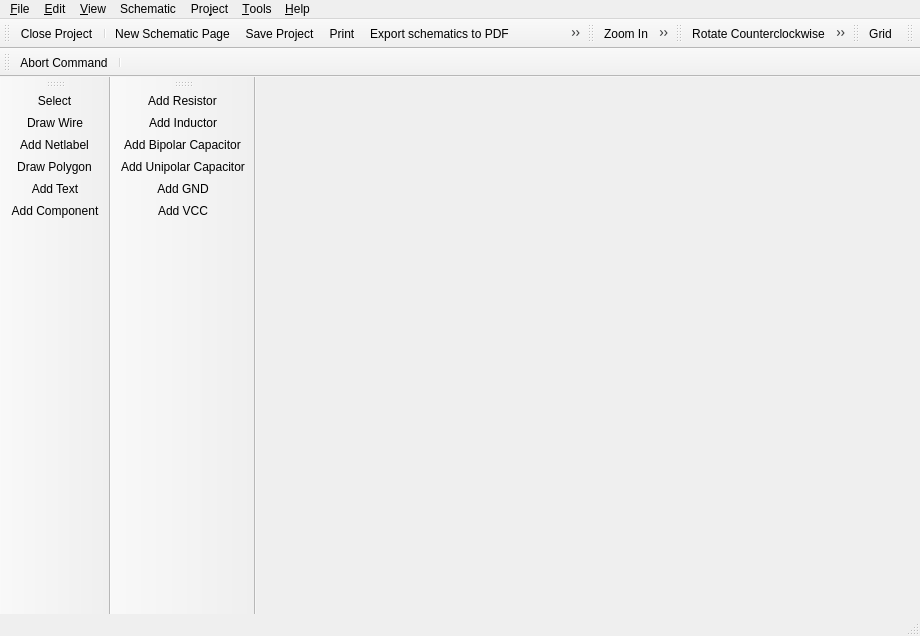
<?xml version="1.0" encoding="UTF-8"?>
<ui version="4.0">
 <class>librepcb::project::editor::SchematicEditor</class>
 <widget class="QMainWindow" name="librepcb::project::editor::SchematicEditor">
  <property name="geometry">
   <rect>
    <x>0</x>
    <y>0</y>
    <width>920</width>
    <height>636</height>
   </rect>
  </property>
  <property name="windowTitle">
   <string>Schematic Editor</string>
  </property>
  <property name="windowIcon">
   <iconset>
    <normaloff>:/img/actions/schematic.png</normaloff>:/img/actions/schematic.png</iconset>
  </property>
  <widget class="QWidget" name="centralwidget">
   <layout class="QHBoxLayout" name="horizontalLayout">
    <property name="leftMargin">
     <number>0</number>
    </property>
    <property name="topMargin">
     <number>0</number>
    </property>
    <property name="rightMargin">
     <number>0</number>
    </property>
    <property name="bottomMargin">
     <number>0</number>
    </property>
   </layout>
  </widget>
  <widget class="QMenuBar" name="menubar">
   <property name="geometry">
    <rect>
     <x>0</x>
     <y>0</y>
     <width>920</width>
     <height>22</height>
    </rect>
   </property>
   <widget class="QMenu" name="menuFile">
    <property name="title">
     <string>&amp;File</string>
    </property>
    <addaction name="actionNew_Schematic_Page"/>
    <addaction name="actionSave_Project"/>
    <addaction name="actionExportLppz"/>
    <addaction name="actionPDF_Export"/>
    <addaction name="actionExportAsSvg"/>
    <addaction name="actionGenerateBom"/>
    <addaction name="actionPrint"/>
    <addaction name="separator"/>
    <addaction name="actionOrderPcb"/>
    <addaction name="separator"/>
    <addaction name="actionClose_Project"/>
    <addaction name="actionQuit"/>
   </widget>
   <widget class="QMenu" name="menuHelp">
    <property name="enabled">
     <bool>true</bool>
    </property>
    <property name="title">
     <string>&amp;Help</string>
    </property>
    <addaction name="actionOnlineDocumentation"/>
    <addaction name="actionOpenWebsite"/>
    <addaction name="actionAbout"/>
    <addaction name="actionAbout_Qt"/>
   </widget>
   <widget class="QMenu" name="menuEdit">
    <property name="title">
     <string>&amp;Edit</string>
    </property>
    <addaction name="actionUndo"/>
    <addaction name="actionRedo"/>
    <addaction name="separator"/>
    <addaction name="actionSelectAll"/>
    <addaction name="separator"/>
    <addaction name="actionRotate_CCW"/>
    <addaction name="actionRotate_CW"/>
    <addaction name="actionMirror"/>
    <addaction name="actionCopy"/>
    <addaction name="actionCut"/>
    <addaction name="actionPaste"/>
    <addaction name="actionRemove"/>
    <addaction name="separator"/>
    <addaction name="actionEditNetclasses"/>
   </widget>
   <widget class="QMenu" name="menuView">
    <property name="title">
     <string>&amp;View</string>
    </property>
    <addaction name="actionGrid"/>
    <addaction name="separator"/>
    <addaction name="actionZoom_In"/>
    <addaction name="actionZoom_Out"/>
    <addaction name="actionZoom_All"/>
   </widget>
   <widget class="QMenu" name="menuTools">
    <property name="title">
     <string>&amp;Tools</string>
    </property>
    <addaction name="actionToolSelect"/>
    <addaction name="actionToolDrawWire"/>
    <addaction name="actionToolAddNetLabel"/>
    <addaction name="actionToolDrawPolygon"/>
    <addaction name="actionToolAddText"/>
    <addaction name="actionToolAddComponent"/>
   </widget>
   <widget class="QMenu" name="menuProject">
    <property name="title">
     <string>Pro&amp;ject</string>
    </property>
    <addaction name="actionProjectProperties"/>
    <addaction name="actionProjectSettings"/>
    <addaction name="separator"/>
    <addaction name="actionUpdateLibrary"/>
   </widget>
   <widget class="QMenu" name="menuSchematic">
    <property name="title">
     <string>Schematic</string>
    </property>
    <addaction name="actionRenameSheet"/>
   </widget>
   <addaction name="menuFile"/>
   <addaction name="menuEdit"/>
   <addaction name="menuView"/>
   <addaction name="menuSchematic"/>
   <addaction name="menuProject"/>
   <addaction name="menuTools"/>
   <addaction name="menuHelp"/>
  </widget>
  <widget class="librepcb::StatusBar" name="statusbar"/>
  <widget class="QToolBar" name="fileToolbar">
   <property name="windowTitle">
    <string>File</string>
   </property>
   <property name="floatable">
    <bool>false</bool>
   </property>
   <attribute name="toolBarArea">
    <enum>TopToolBarArea</enum>
   </attribute>
   <attribute name="toolBarBreak">
    <bool>false</bool>
   </attribute>
   <addaction name="actionClose_Project"/>
   <addaction name="separator"/>
   <addaction name="actionNew_Schematic_Page"/>
   <addaction name="actionSave_Project"/>
   <addaction name="actionPrint"/>
   <addaction name="actionPDF_Export"/>
   <addaction name="actionOrderPcb"/>
   <addaction name="separator"/>
   <addaction name="actionShow_Control_Panel"/>
   <addaction name="actionShow_Board_Editor"/>
   <addaction name="separator"/>
   <addaction name="actionUndo"/>
   <addaction name="actionRedo"/>
  </widget>
  <widget class="QToolBar" name="zoomToolbar">
   <property name="windowTitle">
    <string>Zoom</string>
   </property>
   <property name="floatable">
    <bool>false</bool>
   </property>
   <attribute name="toolBarArea">
    <enum>TopToolBarArea</enum>
   </attribute>
   <attribute name="toolBarBreak">
    <bool>false</bool>
   </attribute>
   <addaction name="actionZoom_In"/>
   <addaction name="actionZoom_Out"/>
   <addaction name="actionZoom_All"/>
  </widget>
  <widget class="QToolBar" name="editToolbar">
   <property name="windowTitle">
    <string>Edit</string>
   </property>
   <property name="floatable">
    <bool>false</bool>
   </property>
   <attribute name="toolBarArea">
    <enum>TopToolBarArea</enum>
   </attribute>
   <attribute name="toolBarBreak">
    <bool>false</bool>
   </attribute>
   <addaction name="actionRotate_CCW"/>
   <addaction name="actionRotate_CW"/>
   <addaction name="actionMirror"/>
   <addaction name="actionCut"/>
   <addaction name="actionCopy"/>
   <addaction name="actionPaste"/>
   <addaction name="actionRemove"/>
  </widget>
  <widget class="QToolBar" name="viewToolbar">
   <property name="windowTitle">
    <string>View</string>
   </property>
   <attribute name="toolBarArea">
    <enum>TopToolBarArea</enum>
   </attribute>
   <attribute name="toolBarBreak">
    <bool>false</bool>
   </attribute>
   <addaction name="actionGrid"/>
  </widget>
  <widget class="librepcb::project::editor::SearchToolBar" name="searchToolbar">
   <property name="windowTitle">
    <string>Search</string>
   </property>
   <attribute name="toolBarArea">
    <enum>TopToolBarArea</enum>
   </attribute>
   <attribute name="toolBarBreak">
    <bool>false</bool>
   </attribute>
  </widget>
  <widget class="QToolBar" name="toolsToolbar">
   <property name="windowTitle">
    <string>Tools</string>
   </property>
   <property name="floatable">
    <bool>false</bool>
   </property>
   <attribute name="toolBarArea">
    <enum>LeftToolBarArea</enum>
   </attribute>
   <attribute name="toolBarBreak">
    <bool>false</bool>
   </attribute>
   <addaction name="actionToolSelect"/>
   <addaction name="actionToolDrawWire"/>
   <addaction name="actionToolAddNetLabel"/>
   <addaction name="actionToolDrawPolygon"/>
   <addaction name="actionToolAddText"/>
   <addaction name="actionToolAddComponent"/>
  </widget>
  <widget class="QToolBar" name="commandToolbar">
   <property name="windowTitle">
    <string>Command</string>
   </property>
   <property name="floatable">
    <bool>false</bool>
   </property>
   <attribute name="toolBarArea">
    <enum>TopToolBarArea</enum>
   </attribute>
   <attribute name="toolBarBreak">
    <bool>true</bool>
   </attribute>
   <addaction name="actionCommandAbort"/>
   <addaction name="separator"/>
  </widget>
  <widget class="QToolBar" name="componentsToolbar">
   <property name="windowTitle">
    <string>Components</string>
   </property>
   <attribute name="toolBarArea">
    <enum>LeftToolBarArea</enum>
   </attribute>
   <attribute name="toolBarBreak">
    <bool>true</bool>
   </attribute>
   <addaction name="actionAddComp_Resistor"/>
   <addaction name="actionAddComp_Inductor"/>
   <addaction name="actionAddComp_BipolarCapacitor"/>
   <addaction name="actionAddComp_UnipolarCapacitor"/>
   <addaction name="actionAddComp_gnd"/>
   <addaction name="actionAddComp_vcc"/>
  </widget>
  <action name="actionQuit">
   <property name="icon">
    <iconset>
     <normaloff>:/img/actions/quit.png</normaloff>:/img/actions/quit.png</iconset>
   </property>
   <property name="text">
    <string>&amp;Quit</string>
   </property>
   <property name="shortcut">
    <string notr="true">Ctrl+Q</string>
   </property>
   <property name="menuRole">
    <enum>QAction::QuitRole</enum>
   </property>
  </action>
  <action name="actionSave_Project">
   <property name="icon">
    <iconset>
     <normaloff>:/img/actions/save.png</normaloff>:/img/actions/save.png</iconset>
   </property>
   <property name="text">
    <string>&amp;Save Project</string>
   </property>
   <property name="shortcut">
    <string notr="true">Ctrl+S</string>
   </property>
  </action>
  <action name="actionAbout">
   <property name="icon">
    <iconset>
     <normaloff>:/img/actions/info.png</normaloff>:/img/actions/info.png</iconset>
   </property>
   <property name="text">
    <string>&amp;About LibrePCB</string>
   </property>
   <property name="shortcut">
    <string notr="true"/>
   </property>
   <property name="menuRole">
    <enum>QAction::AboutRole</enum>
   </property>
  </action>
  <action name="actionAbout_Qt">
   <property name="text">
    <string>About &amp;Qt</string>
   </property>
   <property name="shortcut">
    <string notr="true"/>
   </property>
   <property name="menuRole">
    <enum>QAction::AboutQtRole</enum>
   </property>
  </action>
  <action name="actionPrint">
   <property name="icon">
    <iconset>
     <normaloff>:/img/actions/print.png</normaloff>:/img/actions/print.png</iconset>
   </property>
   <property name="text">
    <string>&amp;Print</string>
   </property>
   <property name="shortcut">
    <string notr="true">Ctrl+P</string>
   </property>
  </action>
  <action name="actionPDF_Export">
   <property name="icon">
    <iconset>
     <normaloff>:/img/actions/pdf.png</normaloff>:/img/actions/pdf.png</iconset>
   </property>
   <property name="text">
    <string>Export schematics to &amp;PDF</string>
   </property>
   <property name="shortcut">
    <string notr="true"/>
   </property>
   <property name="visible">
    <bool>true</bool>
   </property>
  </action>
  <action name="actionShow_Control_Panel">
   <property name="icon">
    <iconset>
     <normaloff>:/img/actions/home.png</normaloff>:/img/actions/home.png</iconset>
   </property>
   <property name="text">
    <string>Show Control Panel</string>
   </property>
   <property name="shortcut">
    <string notr="true"/>
   </property>
  </action>
  <action name="actionShow_Board_Editor">
   <property name="icon">
    <iconset>
     <normaloff>:/img/actions/board_editor.png</normaloff>:/img/actions/board_editor.png</iconset>
   </property>
   <property name="text">
    <string>Show Board Editor</string>
   </property>
   <property name="shortcut">
    <string notr="true"/>
   </property>
  </action>
  <action name="actionUndo">
   <property name="icon">
    <iconset>
     <normaloff>:/img/actions/undo.png</normaloff>:/img/actions/undo.png</iconset>
   </property>
   <property name="text">
    <string>&amp;Undo</string>
   </property>
   <property name="shortcut">
    <string notr="true">Ctrl+Z</string>
   </property>
  </action>
  <action name="actionRedo">
   <property name="icon">
    <iconset>
     <normaloff>:/img/actions/redo.png</normaloff>:/img/actions/redo.png</iconset>
   </property>
   <property name="text">
    <string>&amp;Redo</string>
   </property>
   <property name="shortcut">
    <string notr="true">Ctrl+Y</string>
   </property>
  </action>
  <action name="actionZoom_In">
   <property name="icon">
    <iconset>
     <normaloff>:/img/actions/zoom_in.png</normaloff>:/img/actions/zoom_in.png</iconset>
   </property>
   <property name="text">
    <string>&amp;Zoom In</string>
   </property>
   <property name="shortcut">
    <string notr="true">Ctrl++</string>
   </property>
  </action>
  <action name="actionZoom_Out">
   <property name="icon">
    <iconset>
     <normaloff>:/img/actions/zoom_out.png</normaloff>:/img/actions/zoom_out.png</iconset>
   </property>
   <property name="text">
    <string>Zoom &amp;Out</string>
   </property>
   <property name="shortcut">
    <string notr="true">Ctrl+-</string>
   </property>
  </action>
  <action name="actionZoom_All">
   <property name="icon">
    <iconset>
     <normaloff>:/img/actions/zoom_all.png</normaloff>:/img/actions/zoom_all.png</iconset>
   </property>
   <property name="text">
    <string>Zoo&amp;m All</string>
   </property>
   <property name="shortcut">
    <string notr="true"/>
   </property>
  </action>
  <action name="actionOnlineDocumentation">
   <property name="icon">
    <iconset>
     <normaloff>:/img/actions/help.png</normaloff>:/img/actions/help.png</iconset>
   </property>
   <property name="text">
    <string>Online Documentation</string>
   </property>
   <property name="shortcut">
    <string notr="true">F1</string>
   </property>
  </action>
  <action name="actionOpenWebsite">
   <property name="icon">
    <iconset>
     <normaloff>:/img/actions/open_browser.png</normaloff>:/img/actions/open_browser.png</iconset>
   </property>
   <property name="text">
    <string>LibrePCB Website</string>
   </property>
   <property name="shortcut">
    <string notr="true"/>
   </property>
  </action>
  <action name="actionRotate_CCW">
   <property name="icon">
    <iconset>
     <normaloff>:/img/actions/rotate_left.png</normaloff>:/img/actions/rotate_left.png</iconset>
   </property>
   <property name="text">
    <string>R&amp;otate Counterclockwise</string>
   </property>
   <property name="shortcut">
    <string notr="true">R</string>
   </property>
  </action>
  <action name="actionRotate_CW">
   <property name="icon">
    <iconset>
     <normaloff>:/img/actions/rotate_right.png</normaloff>:/img/actions/rotate_right.png</iconset>
   </property>
   <property name="text">
    <string>Rotate C&amp;lockwise</string>
   </property>
   <property name="shortcut">
    <string notr="true">Shift+R</string>
   </property>
  </action>
  <action name="actionMirror">
   <property name="icon">
    <iconset>
     <normaloff>:/img/actions/flip_horizontal.png</normaloff>:/img/actions/flip_horizontal.png</iconset>
   </property>
   <property name="text">
    <string>M&amp;irror</string>
   </property>
   <property name="shortcut">
    <string notr="true">M</string>
   </property>
  </action>
  <action name="actionCopy">
   <property name="icon">
    <iconset>
     <normaloff>:/img/actions/copy.png</normaloff>:/img/actions/copy.png</iconset>
   </property>
   <property name="text">
    <string>&amp;Copy</string>
   </property>
   <property name="shortcut">
    <string notr="true">Ctrl+C</string>
   </property>
  </action>
  <action name="actionCut">
   <property name="icon">
    <iconset>
     <normaloff>:/img/actions/cut.png</normaloff>:/img/actions/cut.png</iconset>
   </property>
   <property name="text">
    <string>Cut</string>
   </property>
   <property name="shortcut">
    <string notr="true">Ctrl+X</string>
   </property>
  </action>
  <action name="actionPaste">
   <property name="icon">
    <iconset>
     <normaloff>:/img/actions/paste.png</normaloff>:/img/actions/paste.png</iconset>
   </property>
   <property name="text">
    <string>&amp;Paste</string>
   </property>
   <property name="shortcut">
    <string notr="true">Ctrl+V</string>
   </property>
  </action>
  <action name="actionRemove">
   <property name="icon">
    <iconset>
     <normaloff>:/img/actions/delete.png</normaloff>:/img/actions/delete.png</iconset>
   </property>
   <property name="text">
    <string>R&amp;emove</string>
   </property>
   <property name="shortcut">
    <string notr="true">Del</string>
   </property>
  </action>
  <action name="actionClose_Project">
   <property name="icon">
    <iconset>
     <normaloff>:/img/actions/close.png</normaloff>:/img/actions/close.png</iconset>
   </property>
   <property name="text">
    <string>&amp;Close Project</string>
   </property>
   <property name="shortcut">
    <string notr="true"/>
   </property>
  </action>
  <action name="actionToolSelect">
   <property name="icon">
    <iconset>
     <normaloff>:/img/actions/select.png</normaloff>:/img/actions/select.png</iconset>
   </property>
   <property name="text">
    <string>&amp;Select</string>
   </property>
   <property name="shortcut">
    <string notr="true"/>
   </property>
  </action>
  <action name="actionToolAddComponent">
   <property name="icon">
    <iconset>
     <normaloff>:/img/actions/add_component.png</normaloff>:/img/actions/add_component.png</iconset>
   </property>
   <property name="text">
    <string>Add &amp;Component</string>
   </property>
   <property name="shortcut">
    <string notr="true"/>
   </property>
  </action>
  <action name="actionToolDrawWire">
   <property name="icon">
    <iconset>
     <normaloff>:/img/actions/draw_wire.png</normaloff>:/img/actions/draw_wire.png</iconset>
   </property>
   <property name="text">
    <string>&amp;Draw Wire</string>
   </property>
   <property name="shortcut">
    <string notr="true"/>
   </property>
  </action>
  <action name="actionCommandAbort">
   <property name="icon">
    <iconset>
     <normaloff>:/img/actions/stop.png</normaloff>:/img/actions/stop.png</iconset>
   </property>
   <property name="text">
    <string>Abort Command</string>
   </property>
   <property name="shortcut">
    <string notr="true">Esc</string>
   </property>
  </action>
  <action name="actionGrid">
   <property name="icon">
    <iconset>
     <normaloff>:/img/actions/grid.png</normaloff>:/img/actions/grid.png</iconset>
   </property>
   <property name="text">
    <string>&amp;Grid</string>
   </property>
   <property name="shortcut">
    <string notr="true"/>
   </property>
  </action>
  <action name="actionEditNetclasses">
   <property name="text">
    <string>&amp;Net Classes</string>
   </property>
   <property name="shortcut">
    <string notr="true"/>
   </property>
  </action>
  <action name="actionAddComp_Resistor">
   <property name="icon">
    <iconset>
     <normaloff>:/img/library/resistor_eu.png</normaloff>:/img/library/resistor_eu.png</iconset>
   </property>
   <property name="text">
    <string>Add Resistor</string>
   </property>
   <property name="shortcut">
    <string notr="true"/>
   </property>
  </action>
  <action name="actionAddComp_BipolarCapacitor">
   <property name="icon">
    <iconset>
     <normaloff>:/img/library/bipolar_capacitor_eu.png</normaloff>:/img/library/bipolar_capacitor_eu.png</iconset>
   </property>
   <property name="text">
    <string>Add Bipolar Capacitor</string>
   </property>
   <property name="toolTip">
    <string>Add Bipolar Capacitor</string>
   </property>
   <property name="shortcut">
    <string notr="true"/>
   </property>
  </action>
  <action name="actionAddComp_Inductor">
   <property name="icon">
    <iconset>
     <normaloff>:/img/library/inductor_eu.png</normaloff>:/img/library/inductor_eu.png</iconset>
   </property>
   <property name="text">
    <string>Add Inductor</string>
   </property>
   <property name="shortcut">
    <string notr="true"/>
   </property>
  </action>
  <action name="actionAddComp_gnd">
   <property name="icon">
    <iconset>
     <normaloff>:/img/library/gnd.png</normaloff>:/img/library/gnd.png</iconset>
   </property>
   <property name="text">
    <string>Add GND</string>
   </property>
   <property name="shortcut">
    <string notr="true"/>
   </property>
  </action>
  <action name="actionAddComp_vcc">
   <property name="icon">
    <iconset>
     <normaloff>:/img/library/vcc.png</normaloff>:/img/library/vcc.png</iconset>
   </property>
   <property name="text">
    <string>Add VCC</string>
   </property>
   <property name="shortcut">
    <string notr="true"/>
   </property>
  </action>
  <action name="actionProjectProperties">
   <property name="text">
    <string>&amp;Properties</string>
   </property>
   <property name="shortcut">
    <string notr="true"/>
   </property>
  </action>
  <action name="actionProjectSettings">
   <property name="icon">
    <iconset>
     <normaloff>:/img/actions/settings.png</normaloff>:/img/actions/settings.png</iconset>
   </property>
   <property name="text">
    <string>&amp;Settings</string>
   </property>
   <property name="shortcut">
    <string notr="true"/>
   </property>
  </action>
  <action name="actionToolAddNetLabel">
   <property name="icon">
    <iconset>
     <normaloff>:/img/actions/draw_netlabel.png</normaloff>:/img/actions/draw_netlabel.png</iconset>
   </property>
   <property name="text">
    <string>&amp;Add Netlabel</string>
   </property>
   <property name="shortcut">
    <string notr="true"/>
   </property>
  </action>
  <action name="actionAddComp_UnipolarCapacitor">
   <property name="icon">
    <iconset>
     <normaloff>:/img/library/unipolar_capacitor_eu.png</normaloff>:/img/library/unipolar_capacitor_eu.png</iconset>
   </property>
   <property name="text">
    <string>Add Unipolar Capacitor</string>
   </property>
   <property name="shortcut">
    <string notr="true"/>
   </property>
  </action>
  <action name="actionNew_Schematic_Page">
   <property name="icon">
    <iconset>
     <normaloff>:/img/actions/new_2.png</normaloff>:/img/actions/new_2.png</iconset>
   </property>
   <property name="text">
    <string>&amp;New Schematic Page</string>
   </property>
   <property name="shortcut">
    <string notr="true">Ctrl+N</string>
   </property>
  </action>
  <action name="actionUpdateLibrary">
   <property name="icon">
    <iconset>
     <normaloff>:/img/actions/refresh.png</normaloff>:/img/actions/refresh.png</iconset>
   </property>
   <property name="text">
    <string>Update Library</string>
   </property>
   <property name="shortcut">
    <string notr="true"/>
   </property>
  </action>
  <action name="actionExportLppz">
   <property name="icon">
    <iconset>
     <normaloff>:/img/actions/export_zip.png</normaloff>:/img/actions/export_zip.png</iconset>
   </property>
   <property name="text">
    <string>&amp;Export project to *.lppz</string>
   </property>
   <property name="toolTip">
    <string>Export project to *.lppz</string>
   </property>
   <property name="shortcut">
    <string notr="true"/>
   </property>
  </action>
  <action name="actionGenerateBom">
   <property name="icon">
    <iconset>
     <normaloff>:/img/actions/generate_bom.png</normaloff>:/img/actions/generate_bom.png</iconset>
   </property>
   <property name="text">
    <string>Generate BOM</string>
   </property>
   <property name="shortcut">
    <string notr="true"/>
   </property>
  </action>
  <action name="actionRenameSheet">
   <property name="text">
    <string>Rename Sheet</string>
   </property>
   <property name="shortcut">
    <string notr="true"/>
   </property>
  </action>
  <action name="actionExportAsSvg">
   <property name="icon">
    <iconset>
     <normaloff>:/img/actions/export_svg.png</normaloff>:/img/actions/export_svg.png</iconset>
   </property>
   <property name="text">
    <string>Export sheet to SVG</string>
   </property>
   <property name="shortcut">
    <string notr="true"/>
   </property>
  </action>
  <action name="actionSelectAll">
   <property name="icon">
    <iconset>
     <normaloff>:/img/actions/select_all.png</normaloff>:/img/actions/select_all.png</iconset>
   </property>
   <property name="text">
    <string>Select All</string>
   </property>
   <property name="shortcut">
    <string notr="true">Ctrl+A</string>
   </property>
  </action>
  <action name="actionToolAddText">
   <property name="icon">
    <iconset>
     <normaloff>:/img/actions/add_text.png</normaloff>:/img/actions/add_text.png</iconset>
   </property>
   <property name="text">
    <string>Add &amp;Text</string>
   </property>
   <property name="toolTip">
    <string>Add Text</string>
   </property>
   <property name="shortcut">
    <string notr="true"/>
   </property>
  </action>
  <action name="actionToolDrawPolygon">
   <property name="icon">
    <iconset>
     <normaloff>:/img/actions/draw_polygon.png</normaloff>:/img/actions/draw_polygon.png</iconset>
   </property>
   <property name="text">
    <string>Draw Polygon</string>
   </property>
   <property name="shortcut">
    <string notr="true"/>
   </property>
  </action>
  <action name="actionOrderPcb">
   <property name="icon">
    <iconset>
     <normaloff>:/img/actions/order-pcb.png</normaloff>:/img/actions/order-pcb.png</iconset>
   </property>
   <property name="text">
    <string>Order PCB</string>
   </property>
   <property name="shortcut">
    <string notr="true"/>
   </property>
  </action>
 </widget>
 <customwidgets>
  <customwidget>
   <class>librepcb::StatusBar</class>
   <extends>QStatusBar</extends>
   <header location="global">librepcb/common/widgets/statusbar.h</header>
  </customwidget>
  <customwidget>
   <class>librepcb::project::editor::SearchToolBar</class>
   <extends>QToolBar</extends>
   <header location="global">librepcb/projecteditor/toolbars/searchtoolbar.h</header>
  </customwidget>
 </customwidgets>
 <resources/>
 <connections/>
</ui>
